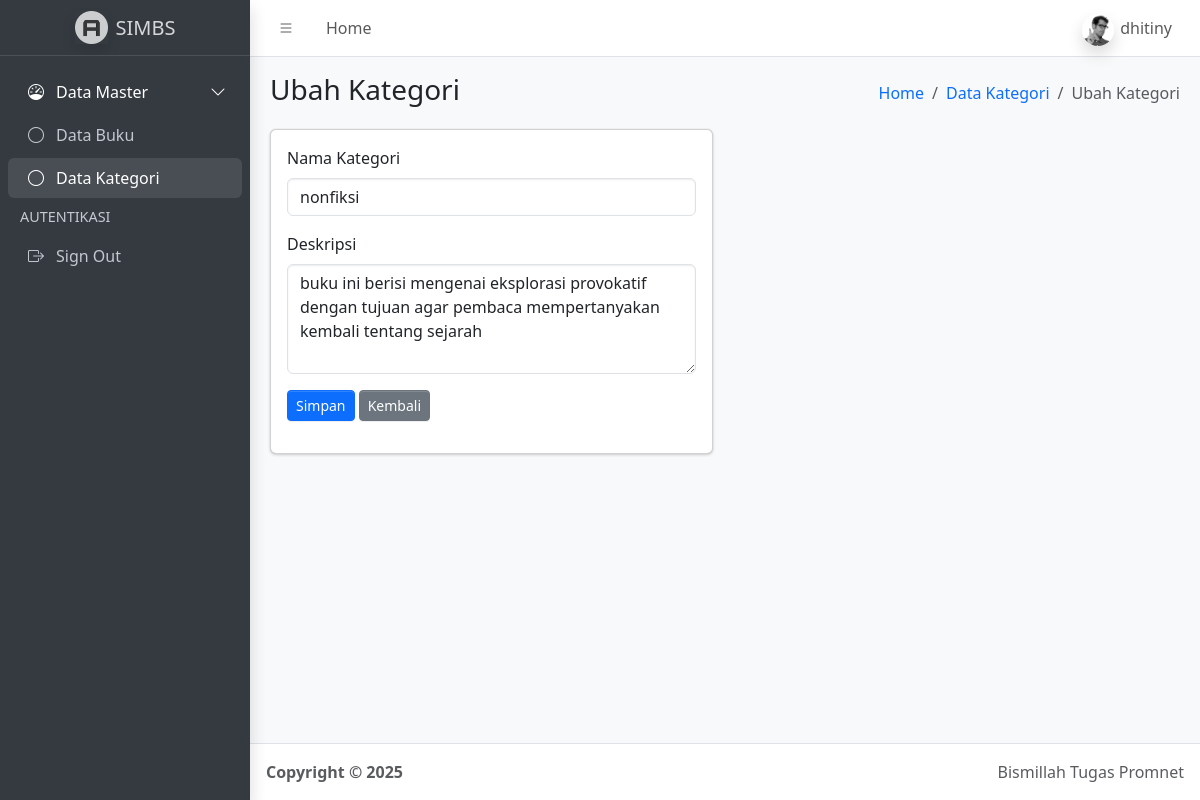
Page /ubah_kategori.php?id=1 (signed in) on the committed database.
### tables this page shows
CREATE TABLE `kategori` (
  `id_kategori` int(11) NOT NULL,
  `nama_kategori` varchar(250) NOT NULL,
  `deskripsi` varchar(400) NOT NULL,
  `tanggal_input` datetime NOT NULL
);

### function.php (called while the page is built, shortened)
<?php
$conn = mysqli_connect("localhost", "root", "", "simbs");
function query($query){
    global $conn;
    $result = mysqli_query($conn, $query);
    $rows = [];
    while($row = mysqli_fetch_assoc($result)){
        $rows[] = $row;
    }
    return $rows;
}

### ubah_kategori.php (the view, shortened to what this page needs)
<?php
require 'function.php';
$id_kategori = (int) $_GET['id'];
$kategori = query("SELECT * FROM kategori WHERE id_kategori = $id_kategori");
$kategori = $kategori[0];
?>
<!doctype html>
<html lang="en">
  <head>
    <link
      rel="stylesheet"
      href="https://cdn.jsdelivr.net/npm/@fontsource/source-sans-3@5.0.12/index.css"
      media="print"
      onload="this.media='all'"
    />
    <link
      rel="stylesheet"
      href="https://cdn.jsdelivr.net/npm/overlayscrollbars@2.11.0/styles/overlayscrollbars.min.css"
    />
    <link
      rel="stylesheet"
      href="https://cdn.jsdelivr.net/npm/bootstrap-icons@1.13.1/font/bootstrap-icons.min.css"
    />
    <link rel="stylesheet" href="dist/css/adminlte.min.css" />
  </head>
  <body class="layout-fixed sidebar-expand-lg bg-body-tertiary">
    <div class="app-wrapper">
      <nav class="app-header navbar navbar-expand bg-body">
        <div class="container-fluid">
          <ul class="navbar-nav">
            <li class="nav-item">
              <a class="nav-link" data-lte-toggle="sidebar" href="#" role="button">
                <i class="bi bi-list"></i>
              </a>
            </li>
            <li class="nav-item d-none d-md-block">
              <a href="index.php" class="nav-link">Home</a>
            </li>
          </ul>
          <ul class="navbar-nav ms-auto">
            <li class="nav-item dropdown user-menu">
              <a href="#" class="nav-link dropdown-toggle" data-bs-toggle="dropdown">
                <img
                  src="dist/assets/img/user2-160x160.jpg"
                  class="user-image rounded-circle shadow"
                  alt="User Image"
                />
                <span class="d-none d-md-inline">
                  <?= htmlspecialchars($_SESSION['username'] ?? 'User'); ?>
                </span>
              </a>
            </li>
          </ul>
        </div>
      </nav>
      <aside class="app-sidebar bg-body-secondary shadow" data-bs-theme="dark">
        <div class="sidebar-brand">
          <a href="index.php" class="brand-link">
            <img
              src="dist/assets/img/AdminLTELogo.png"
              alt="AdminLTE Logo"
              class="brand-image opacity-75 shadow"
            />
            <span class="brand-text fw-light">SIMBS</span>
          </a>
        </div>
        <div class="sidebar-wrapper">
          <nav class="mt-2">
            <ul
              class="nav sidebar-menu flex-column"
              data-lte-toggle="treeview"
              role="navigation"
              aria-label="Main navigation"
              data-accordion="false"
            >
              <li class="nav-item menu-open">
                <a href="#" class="nav-link active">
                  <i class="nav-icon bi bi-speedometer"></i>
                  <p>
                    Data Master
                  </p>
                </a>
                <ul class="nav nav-treeview">
                  <li class="nav-item">
                    <a href="index.php" class="nav-link">
                      <i class="nav-icon bi bi-circle"></i>
                      <p>Data Buku</p>
                    </a>
                  </li>
                  <li class="nav-item">
                    <a href="kategori.php" class="nav-link active">
                      <i class="nav-icon bi bi-circle"></i>
                      <p>Data Kategori</p>
                    </a>
                  </li>
                </ul>
              </li>
              <li class="nav-header">AUTENTIKASI</li>
              <li class="nav-item">
                <a href="logout.php" class="nav-link">
                  <i class="nav-icon bi bi-box-arrow-right"></i>
                  <p>Sign Out</p>
                </a>
              </li>
            </ul>
          </nav>
        </div>
      </aside>
      <main class="app-main">
        <div class="app-content-header">
          <div class="container-fluid">
            <div class="row">
              <div class="col-sm-6">
                <h3 class="mb-0">Ubah Kategori</h3>
              </div>
              <div class="col-sm-6">
                <ol class="breadcrumb float-sm-end">
                  <li class="breadcrumb-item"><a href="index.php">Home</a></li>
                  <li class="breadcrumb-item"><a href="kategori.php">Data Kategori</a></li>
                  <li class="breadcrumb-item active">Ubah Kategori</li>
                </ol>
              </div>
            </div>
          </div>
        </div>
        <div class="app-content">
          <div class="container-fluid">
            <div class="row">
              <div class="col-md-6">
                <div class="card">
                  <div class="card-body">
                    <form action="" method="post">
                      <div class="mb-3">
                        <label class="form-label">Nama Kategori</label>
                        <input
                          type="text"
                          name="nama_kategori"
                          class="form-control"
                          value="<?= htmlspecialchars($kategori['nama_kategori']); ?>"
                          required
                        >
                      </div>
                      <div class="mb-3">
                        <label class="form-label">Deskripsi</label>
                        <textarea
                          name="deskripsi"
                          class="form-control"
                          rows="4"
                        ><?= htmlspecialchars($kategori['deskripsi']); ?></textarea>
                      </div>
                      <div class="mb-3">
                        <button type="submit" name="tombol_submit" class="btn btn-primary btn-sm">Simpan</button>
                        <a href="kategori.php" class="btn btn-secondary btn-sm">Kembali</a>
                      </div>
                    </form>
                  </div>
                </div>
              </div>
            </div>
          </div>
        </div>
      </main>
      <footer class="app-footer">
        <div class="float-end d-none d-sm-inline">Bismillah Tugas Promnet</div>
        <strong>Copyright &copy; 2025</strong>
      </footer>
    </div>
  </body>
</html>

### rows in the picture
kategori: nama_kategori "nonfiksi", deskripsi "buku ini berisi mengenai eksplorasi provokatif dengan tujuan agar pembaca mempertanyakan kembali tentang sejarah"

### other values in the picture
$_SESSION['username'] "dhitiny"
